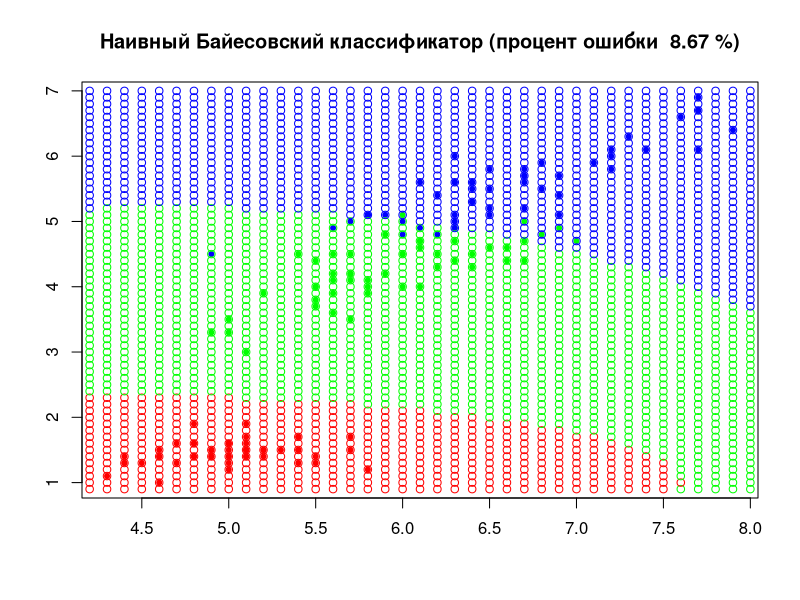

The R script that drew this image:
#Павлюков В.В. 401и
#source("NNBayes.R")
#Для классификации нужны:
#обучающая выборка
Xl = iris#ирисы фишера: обучающая выборка
N = c(1,3)#вектор признаков, содержит номера признаков учавствующих в обучении
Xl = Xl[,append(N,5)]#"обрезание" "лишних" столбцов выборки
n<-length(N)#число признаков
nomer_stolbtca_classov <- dim(Xl)[2]#номер столбца с названиями классов(в нашем случае последний 5-й)
classes = levels(Xl[,nomer_stolbtca_classov])#вектор названий классов
Ny<-length(classes)#количество классов
#эмпирические оценки априорных вероятностей появления объектов классов(частоты в выборке)
Py<-table(Xl[,nomer_stolbtca_classov])/dim(Xl)[1]

#Ишем эмпирические оценки функций правдоподобия

#матрица матожиданий
myus = matrix(0, nrow=Ny, ncol=n)
#матрица среднеквадратичных отклонений
sigmas = matrix(0, nrow=Ny, ncol=n)

for(i in 1:Ny){
  for(j in 1:n){
    temp=Xl[Xl[,nomer_stolbtca_classov]==classes[i],][,j]#j-й столбец содержащий только признаки i-го класса
    myus[i,j]<-mean(temp)
    sigmas[i,j]<-sqrt(var(temp))
  }
}

#Функция вычисляющая нормальную плотность распределения величины
#на основании матожидания и среднеквадратичного отклонения
N = function(x, myu, sigma) {
  1/sqrt(2*pi)/sigma*exp(-1/2*(x-myu)^2/sigma^2)
}

#Наивный Байесовский классификатор
a = function(x, classes, Py, myus, sigmas) {
  Y = length(classes)#количество классов
  n = dim(myus)[2]#количество признаков
  scores = rep(0, Y)#вектор плотностей
  for (i in 1:Y) {
    scores[i] = Py[i]#
    for (j in 1:n) {#найдет произведение вероятности класса на плотности признаков
      scores[i] = scores[i] * N(x[j], myus[i,j], sigmas[i,j])
    }
  }
  which.max(scores)#порядковый номер максимальной вероятности
}

#процент ошибки классификации
l<-dim(Xl)[1]
e<-0.0
for(i in 1:l){
  e<-e+100*(Xl[,nomer_stolbtca_classov][i]!=classes[a(c(Xl[,1][i],Xl[,2][i]), classes, Py, myus, sigmas )])/l
}

tcveta = c("red", "green", "blue")#создает вектор цветов
# график
plot(Xl[,1], Xl[,2], col = tcveta[Xl[,nomer_stolbtca_classov]], xlab = "", ylab = "",main = paste("Наивный Байесовский классификатор (процент ошибки ",round(e,digits=2),"%)"),pch = 20)
#классифицируем все точки видимой области первого графика с шагом (0.1, 0.1)    
w_min<-min(Xl[,1])-0.1
w_max<-max(Xl[,1])+0.1
h_min<-min(Xl[,2])-0.1
h_max<-max(Xl[,2])+0.1
w<-w_min
while(w<w_max){
  h=h_min
  while(h<h_max){
    points(w, h, col = tcveta[a(c(w,h), classes, Py, myus, sigmas )], pch = 1)
    h=h+0.1
  }
  w=w+0.1
}
